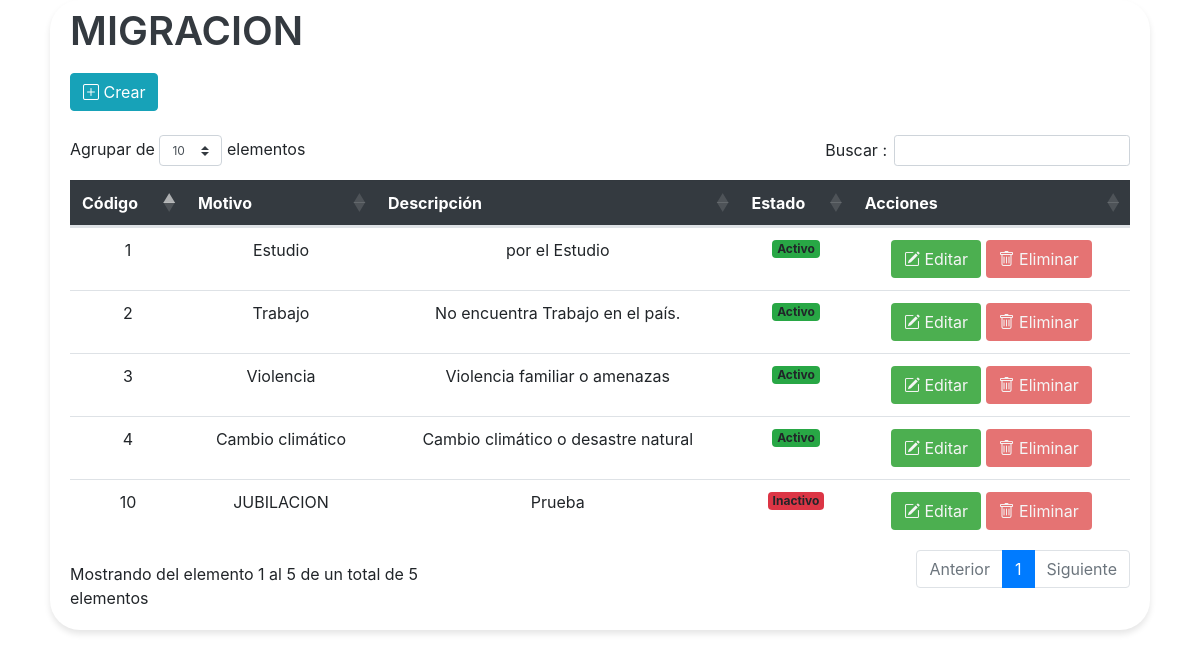
The page /vistas/Mantenimiento_Migracion.php on the database as committed earlier.
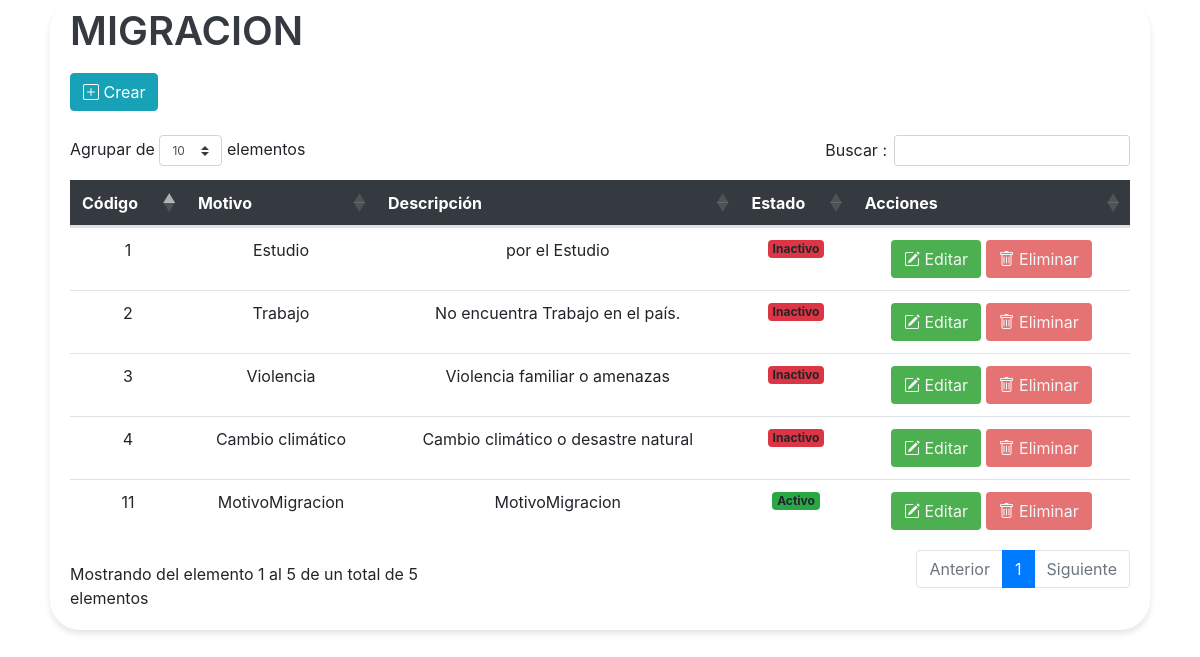
The same page on the database as committed later.
### tables this page shows
CREATE TABLE `tbl_motivos_migracion` (
  `Id_motivo` bigint(20) NOT NULL,
  `Motivo` varchar(255) DEFAULT NULL,
  `Descripcion` text DEFAULT NULL,
  `Creado_por` varchar(255) DEFAULT NULL,
  `Fecha_creacion` timestamp NOT NULL DEFAULT current_timestamp(),
  `Modificado_por` varchar(255) DEFAULT NULL,
  `Fecha_Actualizacion` timestamp NOT NULL DEFAULT current_timestamp() ON UPDATE current_timestamp(),
  `Estado` enum('A','I') NOT NULL DEFAULT 'A'
);

### vistas/Mantenimiento_Migracion.php (the view, shortened to what this page needs)
<link href="https://cdn.jsdelivr.net/npm/bootstrap-icons@1.10.0/font/bootstrap-icons.css" rel="stylesheet">
<link rel="stylesheet" href="assets/css/estilos.css">
    <link rel="stylesheet" href="https://cdnjs.cloudflare.com/ajax/libs/twitter-bootstrap/4.1.3/css/bootstrap.css">
    <link rel="stylesheet" href="https://cdn.datatables.net/1.10.20/css/dataTables.bootstrap4.min.css">
<div class="containertable">
    <div class="d-flex justify-content-between align-items-end mb-4">
        <div>
            <h1 class="poppins-font mb-2">MIGRACION</h1>
            <br>
            <a href="#" data-bs-toggle="modal" data-bs-target="#modalForm" class="btn btn-info">
            <i class="bi bi-plus-square icono-grande"></i> Crear
            </a>
        </div>
    </div>
    <div class="table-responsive">
            <!--El diseño de la table cuando ya esté todo unido
    <table id="tablax" class="table table-striped table-bordered" style="width:100%"> -->
    <table id="tablax" class="table table-hover">
            <thead class="table-dark text-center" style="background-color: #343A40;">
                <tr>
                    <th scope="col">Código</th>
                    <th scope="col">Motivo</th>
                    <th scope="col">Descripción</th>
                    <th scope="col">Estado</th>
                    <th scope="col">Acciones</th>
                </tr>
            </thead>
            <tbody class="text-center">
                <?php
                include "../php/conexion_be.php";
                $sql = $conexion->query("SELECT * FROM tbl_motivos_migracion");
                while ($datos = $sql->fetch_object()) { ?>
                    <tr>
                        <td><?= $datos->Id_motivo ?></td>
                        <td><?= $datos->Motivo ?></td>
                        <td><?= $datos->Descripcion ?></td>
                        <td><?php
                            if ($datos->Estado == "A") {
                                echo '<span class="badge bg-success">Activo</span>';
                            } else {
                                echo '<span class="badge bg-danger">Inactivo</span>';
                            }
                            ?></td>
                        <td>
                            <button type="button" class="btn btn-editar" data-toggle="modal" data-target="#modalEditar" onclick="abrirModalEditar
                            ('<?= $datos->Id_motivo ?>', '<?= $datos->Motivo ?>', '<?= $datos->Descripcion ?>', '<?= $datos->Estado ?>')">
                                <i class="bi bi-pencil-square"></i>
                                Editar
                            </button>
                            <form id="deleteForm" method="POST" action="modelos/eliminar_migracion.php" style="display: inline;">
                                <button type="submit" class="btn btn-eliminar">
                                    <i class="bi bi-trash"></i>
                                    Eliminar
                                </button>
                            </form>
                        </td>
                    </tr>
                <?php }
                ?>
            </tbody>
        </table>
    </div>
</div>

### assets/css/estilos.css (style rules this page uses)
.poppins-font { color: var(--heading, #343A40); font-size: 40px; font-style: normal; font-weight: 600; line-height: 21px; }
.containertable { background-color: #fff; padding: 20px; border-radius: 30px; margin-bottom: 20px; margin-left: 50px; margin-right: 50px; box-shadow: 0 4px 6px rgba(0, 0, 0, 0.1); }
.btn-editar { background-color: #4CAF50; color: whitesmoke; }
.btn-eliminar { background-color: #E57373; color: whitesmoke; }
.btn-editar, .btn-eliminar { transition: background-color 0.3s ease; }

Rows that differ between the two databases and show on the page:
removed tbl_motivos_migracion: Id_motivo "10", Motivo "JUBILACION", Descripcion "Prueba", Estado "Inactivo"
changed tbl_motivos_migracion "Estudio": Estado "Activo" → "Inactivo"
changed tbl_motivos_migracion "Trabajo": Estado "Activo" → "Inactivo"
changed tbl_motivos_migracion "Violencia": Estado "Activo" → "Inactivo"
changed tbl_motivos_migracion "Cambio climático": Estado "Activo" → "Inactivo"
added tbl_motivos_migracion: Id_motivo "11", Motivo "MotivoMigracion", Descripcion "MotivoMigracion", Estado "Activo"
